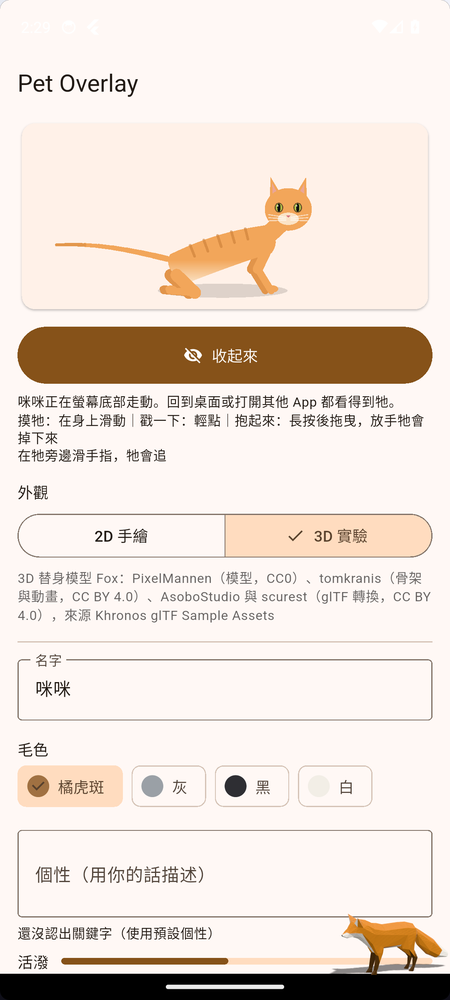
#> input picture 10_home_3d_a.png, 450 x 1000 px, shrunk from 1080 x 2400 before the run
$ python frame_diff.py ../10_home_3d_a.png ../11_home_3d_b.png
#> lines starting #> are read from the running program, lines starting #| are printed output that depends on the picture
"""兩張截圖有幾個像素明顯不同（任一色版差 > 24）。用來確認畫面一直在動、不是靜止圖。"""
import sys
from PIL import Image, ImageChops

a = Image.open(sys.argv[1]).convert("RGB")
b = Image.open(sys.argv[2]).convert("RGB")
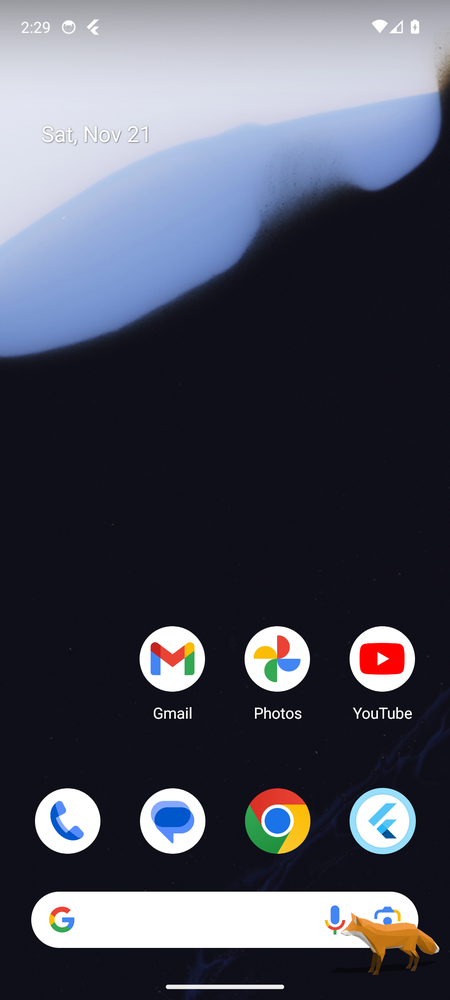
#> input picture 11_home_3d_b.png, 450 x 1000 px, shrunk from 1080 x 2400 before the run
if a.size != b.size:
    print(0)
    sys.exit(0)
d = ImageChops.difference(a, b).convert("L")
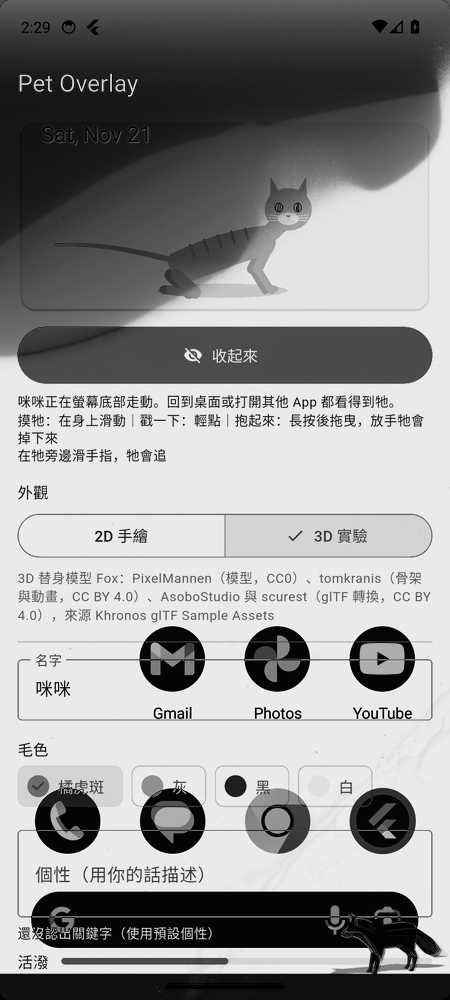
#> d: PIL image 450x1000 L; min 0, max 254, mean 148.8
print(sum(1 for v in d.getdata() if v > 24))
#| 395909
